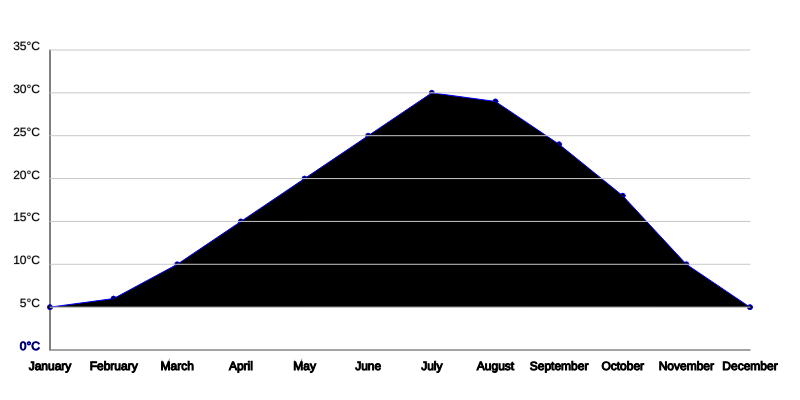
Frame 1 (no input)
Frame 2 (the mouse pressed at the canvas centre, redrawn once): identical to frame 1, image omitted

The p5.js sketch that drew this single still picture (run headless with seeded random() and noise() and a simulated clock; the mouse was pressed at the canvas centre and the sketch redrawn once):

// p5.js sketch
// ── sketch.js
let data = [
  { "month": "January", "temperature": 5 },
  { "month": "February", "temperature": 6 },
  { "month": "March", "temperature": 10 },
  { "month": "April", "temperature": 15 },
  { "month": "May", "temperature": 20 },
  { "month": "June", "temperature": 25 },
  { "month": "July", "temperature": 30 },
  { "month": "August", "temperature": 29 },
  { "month": "September", "temperature": 24 },
  { "month": "October", "temperature": 18 },
  { "month": "November", "temperature": 10 },
  { "month": "December", "temperature": 5 }
];

function setup() {
  createCanvas(800, 400);
  background(255);
  textSize(12);
  noLoop(); // Ensure draw is called only once
}

function draw() {
  background(255);
  drawGraph();
}

function drawGraph() {
  // Draw axes
  stroke(0);
  line(50, 350, 750, 350); // X-axis
  line(50, 50, 50, 350);   // Y-axis

  // Draw labels for months
  for (let i = 0; i < data.length; i++) {
    let x = map(i, 0, data.length - 1, 50, 750);
    fill(0);
    textAlign(CENTER);
    text(data[i].month, x, 370);
  }

  // Draw temperature data as a line graph
  noFill();
  stroke(0, 0, 255);
  beginShape();
  for (let i = 0; i < data.length; i++) {
    let x = map(i, 0, data.length - 1, 50, 750);
    let y = map(data[i].temperature, 0, 35, 350, 50);
    vertex(x, y);
    fill(0);
    ellipse(x, y, 5, 5); // Draw points on the graph
  }
  endShape();

  // Draw labels for temperature
  for (let i = 0; i <= 35; i += 5) {
    let y = map(i, 0, 35, 350, 50);
    fill(0);
    textAlign(RIGHT);
    text(i + '°C', 40, y);
    stroke(200);
    line(50, y, 750, y); // Horizontal grid lines
  }
}
